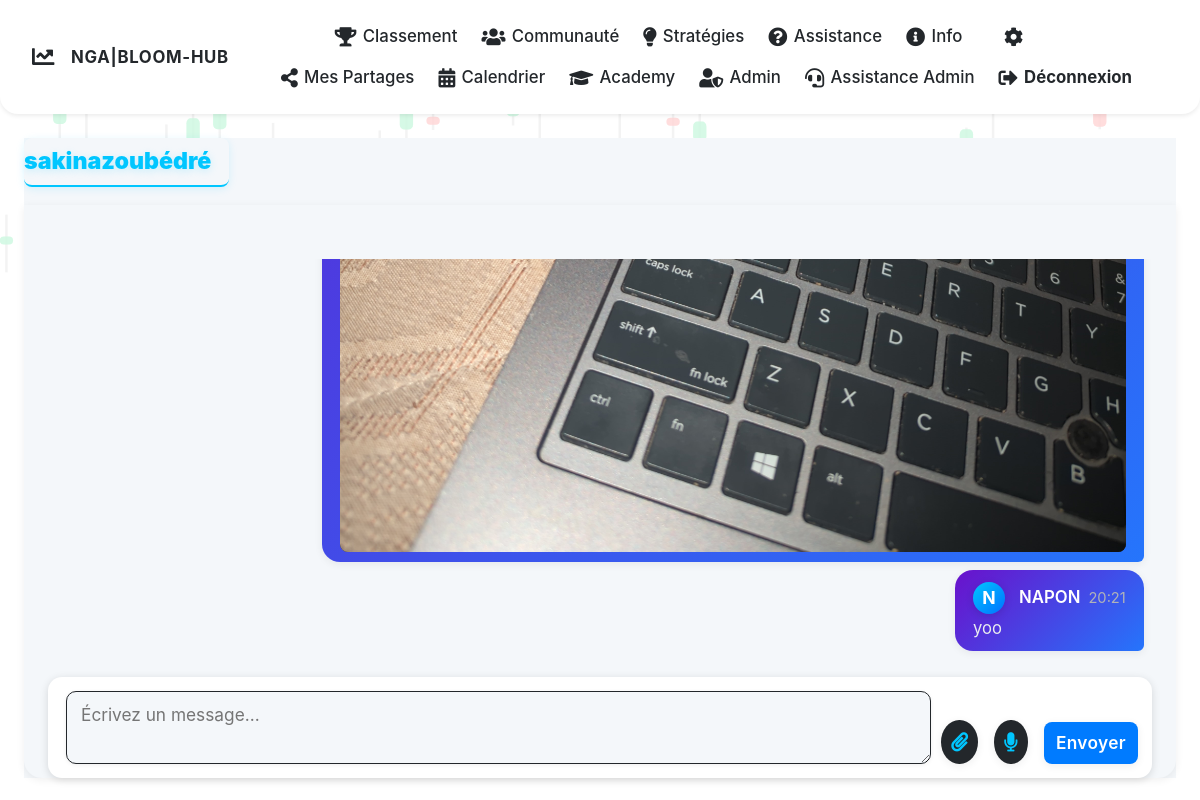
/group/4 (signed in), run on the app's committed database.
### main.py (models this page shows, shortened)
class Group(db.Model):
    __tablename__ = 'groups'
    id = db.Column(db.Integer, primary_key=True)
    name = db.Column(db.String(100), nullable=False)
    description = db.Column(db.Text, nullable=True)
    owner_id = db.Column(db.Integer, db.ForeignKey('users.id'), nullable=False)

class GroupMessage(db.Model):
    __tablename__ = 'group_messages'
    id = db.Column(db.Integer, primary_key=True)
    content = db.Column(db.Text, nullable=True)
    media = db.Column(db.String(200), nullable=True)
    group_id = db.Column(db.Integer, db.ForeignKey('groups.id'), nullable=False)
    user_id = db.Column(db.Integer, db.ForeignKey('users.id'), nullable=False)
    date_creation = db.Column(db.DateTime, default=datetime.utcnow)

class User(db.Model):
    __tablename__ = 'users'
    id = db.Column(db.Integer, primary_key=True)
    prenom = db.Column(db.String(50), nullable=False)
    nom = db.Column(db.String(50), nullable=False)
    email = db.Column(db.String(100), unique=True, nullable=False)
    password = db.Column(db.String(200), nullable=False)
    pays = db.Column(db.String(50), nullable=True)
    is_admin = db.Column(db.Boolean, default=False)
    participate = db.Column(db.Boolean, default=False)
    assistance_messages = db.relationship('AssistanceMessage', backref='user', lazy=True)
    reflections = db.relationship('ReflectionEntry', backref='user', lazy=True)
    likes = db.relationship('Like', backref='user', lazy=True)
    groups_owned = db.relationship('Group', backref='owner', lazy=True)
    group_memberships = db.relationship('GroupMember', backref='user', lazy=True)
    group_messages = db.relationship('GroupMessage', backref='user', lazy=True)
    strategies = db.relationship('Strategy', backref='user', lazy=True)

### main.py (the view, shortened to what this page needs)
@app.route('/group/<int:group_id>', methods=['GET', 'POST'])
def group_detail(group_id):
    if 'user_id' not in session:
        return redirect(url_for('login'))
    group = Group.query.get(group_id)
    if not group:
        flash("Groupe introuvable.")
        return redirect(url_for('groups'))
    membership = GroupMember.query.filter_by(group_id=group_id, user_id=session['user_id']).first()
    if not membership:
        flash("Vous n'êtes pas membre de ce groupe.")
        return redirect(url_for('groups'))
    messages = GroupMessage.query.filter_by(group_id=group_id).order_by(GroupMessage.date_creation.asc()).all()
    members = GroupMember.query.filter_by(group_id=group_id).all()
    return render_template('group_detail.html', group=group, messages=messages, members=members)

### main.py (called while the page is built)
@app.context_processor
def inject_site_name():
    return {'site_name': 'NGA|BLOOM-HUB'}

### templates/group_detail.html (shortened to what this page needs)
{% extends 'base.html' %}
{% block content %}
<div class="group-chat-container chat-responsive">
    <div class="group-header">
        <div class="group-title clickable-title" id="group-title-clickable"><strong>{{ group.name }}</strong></div>
    </div>
    <div class="chat-box modern-chat-box chat-box-responsive">
        <div class="messages modern-messages messages-responsive">
            {% for message in messages %}
            <div class="message {{ 'sent' if message.user_id == session['user_id'] else 'received' }} modern-message message-responsive {{ 'sent-message' if message.user_id == session['user_id'] else 'received-message' }}">
                <div class="message-header">
                    <span class="avatar-circle">{{ message.user.prenom[0]|upper }}</span>
                    <strong class="message-author">{{ message.user.prenom }}</strong>
                    <span class="timestamp">{{ message.date_creation.strftime('%H:%M') }}</span>
                </div>
                <div class="message-content">
                    {% if message.content %}
                    <p>{{ message.content }}</p>
                    {% endif %}
                    {% if message.media %}
                    <div class="media">
                        {% if message.media.endswith(('.png', '.jpg', '.jpeg', '.gif')) %}
                        <img src="{{ url_for('uploaded_file', filename=message.media) }}" alt="Image">
                        {% elif message.media.endswith(('.mp4', '.webm', '.ogg')) %}
                        <video controls>
                            <source src="{{ url_for('uploaded_file', filename=message.media) }}" type="video/mp4">
                            Your browser does not support the video tag.
                        </video>
                        {% elif message.media.endswith(('.mp3', '.wav', '.ogg', '.webm')) %}
                        <audio controls>
                            <source src="{{ url_for('uploaded_file', filename=message.media) }}" type="audio/webm">
                            Your browser does not support the audio tag.
                        </audio>
                        {% endif %}
                    </div>
                    {% endif %}
                </div>
            </div>
            {% endfor %}
        </div>
        <form id="group-message-form" method="POST" action="{{ url_for('group_detail', group_id=group.id) }}" enctype="multipart/form-data" class="modern-message-form message-form-responsive">
            <textarea name="content" placeholder="Écrivez un message..." rows="2"></textarea>
            <button type="button" id="media-btn" class="btn btn-secondary" title="Joindre un fichier"><i class="fa fa-paperclip"></i></button>
            <button type="button" id="record-btn" class="btn btn-warning" title="Enregistrer un message vocal"><i class="fa fa-microphone"></i></button>
            <button type="submit" class="btn btn-primary">Envoyer</button>
        </form>
    </div>
</div>
{% endblock %}

### static/css/style.css (style rules this page uses)
body { background: none; }
body:not(.dark-theme) { background-color: white; color: black; }
.btn, .btn-primary, .btn-success, .btn-danger { border-radius: 8px; font-weight: 600; letter-spacing: 0.02em; box-shadow: 0 2px 8px rgba(0,0,0,0.07); transition: background 0.18s, color 0.18s, box-shadow 0.18s; }
.btn-primary { background: #007bff; color: #fff; border: none; }
body { background: #f8f9fa; color: #23272b; }
#media-btn, #record-btn { padding: 10px 14px; border-radius: 50%; font-size: 1.2rem; margin-right: 6px; background: #e9ecef; color: #23272b; border: none; transition: background 0.18s, color 0.18s; }
.btn-success, .btn-primary { border-radius: 20px; font-weight: 600; }

### data on the page
Group: name "sakinazoubédré"
GroupMessage: media (picture)
GroupMessage: user "N", user.prenom "NAPON", date_creation "20:21", content "yoo"

### other printed values
{{ site_name }} "NGA|BLOOM-HUB"
